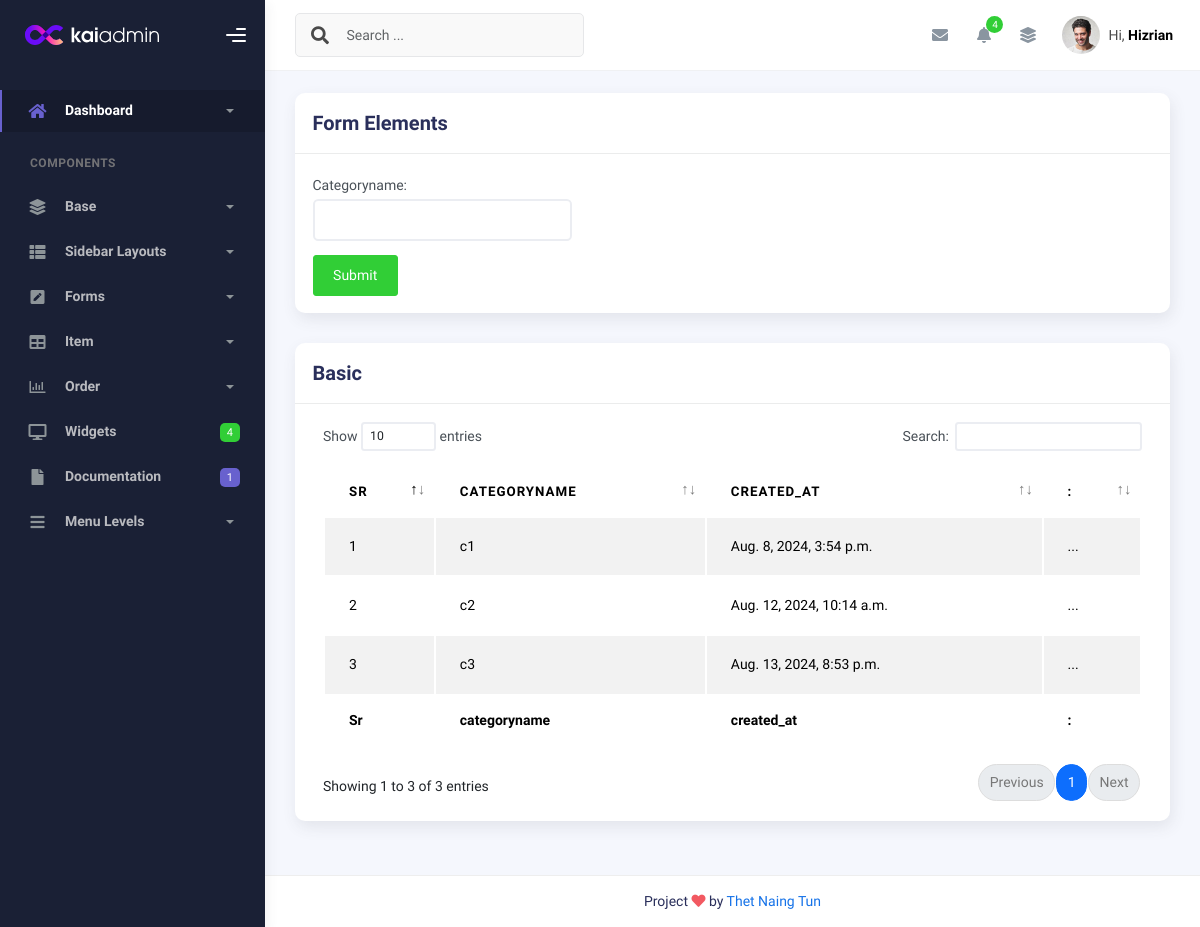
/categoryview/, run on the app's committed database.
### myapp/models.py (models this page shows, shortened)
class category(models.Model):
    categoryname = models.CharField(max_length=255)
    created_at = models.DateTimeField(auto_now_add=True)
    updated_at = models.DateTimeField(auto_now=True)

### myapp/views.py (the view, shortened to what this page needs)
# urls.py: path('categoryview/', categoryview.as_view(), name='categoryview'),
class categoryview(View):
    def get(self, request):
        ct = category.objects.all()
        form = categoryform()
        context = {'ct':ct, 'form':form}
        return render(request, 'shopadmin/categoryview.html', context)

### myapp/forms.py
class categoryform(forms.ModelForm):
    class Meta:
        model = category
        fields = '__all__'
        widgets = {
            'categoryname': forms.TextInput(attrs={'class': 'form-control', 'required':'true'}),
        }

### templates/shopadmin/categoryview.html (shortened to what this page needs)
{% extends 'shopadmin/index.html' %}
{% block content %}
<div class="row">
    <div class="col-md-12">
      <div class="card">
        <div class="card-header">
          <div class="card-title">Form Elements</div>
        </div>
        <div class="card-body">
          <div class="row">
            <div class="col-md-6 col-lg-4">
                <form method="post" enctype="multipart/form-data" action="{% url 'myapp:categoryview' %}">
                    {{ form.as_p }}
                    <input type="submit" value="Submit" class="btn btn-success">
                </form>
            </div>
          </div>
        </div>
      </div>
    </div>
  </div>
  <div class="col-md-12">
    <div class="card">
      <div class="card-header">
        <h4 class="card-title">Basic</h4>
      </div>
      <div class="card-body">
        <div class="table-responsive">
          <table
            id="basic-datatables"
            class="display table table-striped table-hover"
          >
            <thead>
              <tr>
                <th>Sr</th>
                <th>categoryname</th>
                <th>created_at</th>
                <th>:</th>
              </tr>
            </thead>
            <tfoot>
              <tr>
                <th>Sr</th>
                <th>categoryname</th>
                <th>created_at</th>
                <th>:</th>
              </tr>
            </tfoot>
            <tbody>
              {% for i in ct %}
              <tr>
                <td>
                  {{i.id}}
                </td>
                <td>{{i.categoryname}}</td>
                <td>{{i.created_at}}</td>
                <td>...</td>
              </tr>
              {% endfor %}
            </tbody>
          </table>
        </div>
      </div>
    </div>
  </div>
{% endblock content %}

### data on the page
category: id "1", categoryname "c1", created_at "Aug. 8, 2024, 3:54 p.m."
category: id "2", categoryname "c2", created_at "Aug. 12, 2024, 10:14 a.m."
category: id "3", categoryname "c3", created_at "Aug. 13, 2024, 8:53 p.m."
